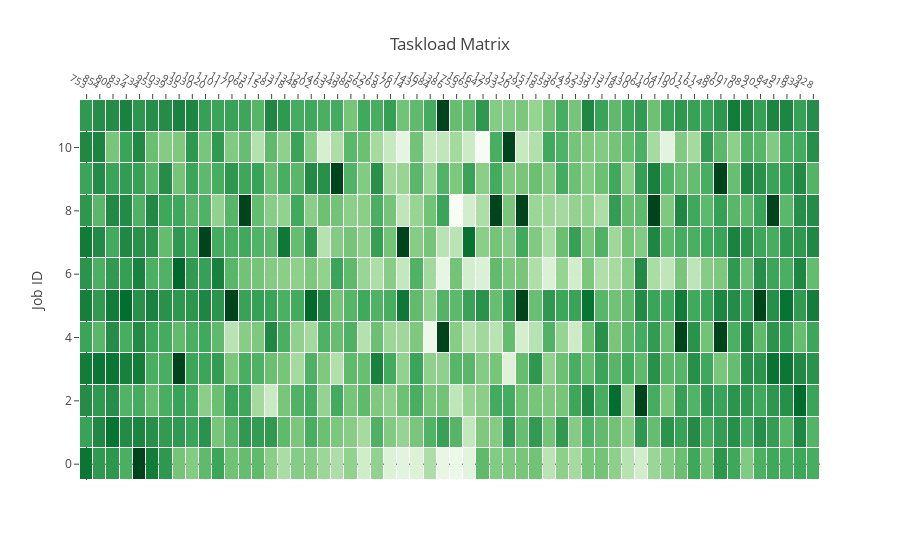

The notebook cell saved with this chart:
### Markdown cell above
We then generate a taskload array from these parameters, where lighter colours indicate higher taskloads:

### Code cell
taskload_array = generate_taskload_array(taskload_parameters, random_state=0)
create_taskload_heatmap(taskload_parameters, taskload_array, in_notebook=True, 
                        colorscale='Greens',annotate_heatmap=False)
